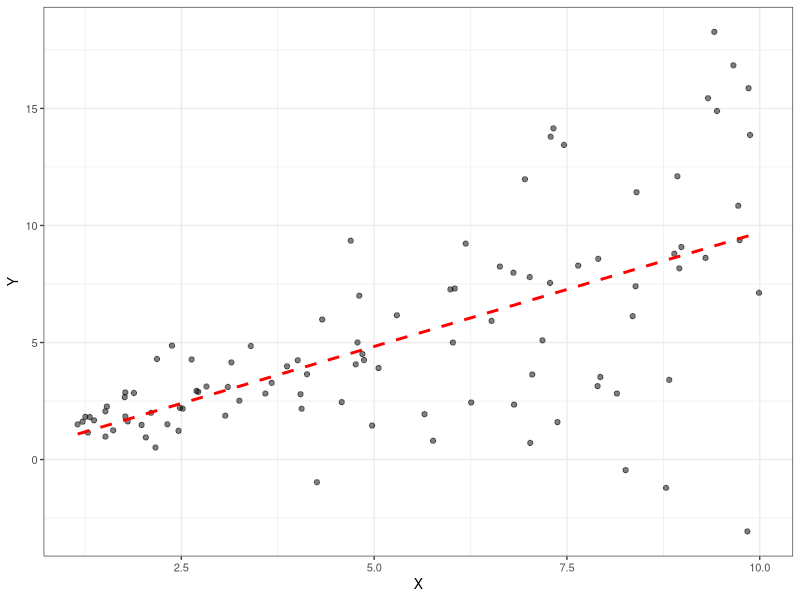

The R source for this figure: (Note: this script raises an error after producing the figure.)


# Clean up workspace -------------------------------------
rm(list=ls(all.names = TRUE))
gc()


#install.packages("ggplot2")
#install.packages("viridis")
library(ggplot2)
library(viridis)
library(tidyverse)

theme_set(theme_bw(base_size = 10,
                   base_family = "sans"))


set.seed(4242)

X <- runif(100, 1, 10)
normal <- rnorm(100,mean=0,sd=1)
u <- 0.5*X*normal
Y <- X + u
dat <- data.frame(X,Y)

lm.fit <- lm(Y~X, data=dat)
dat$resid <- residuals(lm.fit)
dat$resid2 <- dat$resid^2


# plots for conditional distribution

scatter <- ggplot(dat, aes(x=X, y=Y)) + 
  geom_point(alpha=0.5) +
  geom_smooth(formula=y~x, method="lm", linetype="dashed", color="red", fill=NA)


ggsave(file="plots/scatter.tiff", scatter, 
       device = tiff, width = 114.3, height = 88.9, units = "mm", limitsize = FALSE, dpi = 600)

ggsave(file="plots/scatter.jpeg", scatter, 
       device = jpeg, width = 114.3, height = 88.9, units = "mm", limitsize = FALSE, dpi = 600)


resid.sq <- ggplot(dat, aes(x=X, y=resid2)) + 
  geom_point(alpha=0.5) + 
  geom_hline(aes(yintercept=mean(resid2)), linetype="dashed", color="red", size=1) +
  stat_summary_bin(fun="mean",
                   binwidth=1,
                   color="blue",
                   geom="segment",
                   aes(xend=..x..-0.5,
                       yend=..y..),
                   size=1) +
  stat_summary_bin(fun="mean",
                   binwidth=1,
                   color="blue",
                   geom="segment",
                   aes(xend=..x..+0.5,
                       yend=..y..),
                   size=1) +
  labs(y=bquote(epsilon^2))

ggsave(file="plots/resid.sq.tiff", resid.sq, 
       device = tiff, width = 114.3, height = 88.9, units = "mm", limitsize = FALSE, dpi = 600)

ggsave(file="plots/resid.sq.jpeg", resid.sq, 
       device = jpeg, width = 114.3, height = 88.9, units = "mm", limitsize = FALSE, dpi = 600)


scatterbox <- ggplot(dat, aes(x=X, y=Y)) + 
  geom_point(alpha=0.5) +
  geom_boxplot(aes(group= cut_width(X,1)), outlier.shape=NA, varwidth=TRUE,fill="grey", color="black", alpha=0.5) +
  geom_quantile(formula=y~1,quantiles=c(0.25,0.75), size=1, linetype="dashed", color="red")   

ggsave(file="plots/scatterbox.tiff", scatterbox, 
       device = tiff, width = 114.3, height = 88.9, units = "mm", limitsize = FALSE, dpi = 600)

ggsave(file="plots/scatterbox.jpeg", scatterbox, 
       device = jpeg, width = 114.3, height = 88.9, units = "mm", limitsize = FALSE, dpi = 600)


## Plots for methods section

scatterbox_quant <- ggplot(dat, aes(x=X, y=Y)) + 
  geom_point(alpha=0.5, size=1) +
  geom_boxplot(aes(group= cut_width(X,1)), outlier.shape=NA, varwidth=TRUE,fill="grey", alpha=0.5) +
  geom_quantile(formula=y~x,quantiles=c(0.25,0.75), size=1, color="darkblue") 

ggsave(file="plots/scatterbox_quant.tiff", scatterbox_quant, 
       device = tiff, width = 114.3, height = 88.9, units = "mm", limitsize = FALSE, dpi = 600)

ggsave(file="plots/scatterbox_quant.jpeg", scatterbox_quant, 
       device = jpeg, width = 114.3, height = 88.9, units = "mm", limitsize = FALSE, dpi = 600)

resid.sq_pred <- ggplot(dat, aes(x=X, y=resid2)) + 
  geom_point(alpha=0.5)  +
  geom_smooth(formula=y~x, method="glm", method.args = list(family= Gamma (link=log)), fill=NA, color="darkblue",
              size=1) +
  geom_smooth(formula=y~x, method="lm", linetype="longdash", fill=NA, color="orange") +
  labs(y=bquote(epsilon^2))

ggsave(file="plots/resid.sq_pred.tiff", resid.sq_pred, 
       device = tiff, width = 114.3, height = 88.9, units = "mm", limitsize = FALSE, dpi = 600)

ggsave(file="plots/resid.sq_pred.jpeg", resid.sq_pred, 
       device = jpeg, width = 114.3, height = 88.9, units = "mm", limitsize = FALSE, dpi = 600)


#Define convenience functions

## Check for extreme outliers
is.extreme.Fun <- function(x) {
  return(x < quantile(x, 0.25, na.rm=TRUE) - 3 * IQR(x, na.rm=TRUE) | x > quantile(x, 0.75, na.rm=TRUE) + 3 * IQR(x, na.rm=TRUE))
}


set.seed(42)

## Plots for Simulation

## Simulate exponential variance

n_obs.1000 <- 1000

# Set nonrandom parameters

beta_0 <- 3
beta_1 <- 0.5
beta_2 <- 0.2
beta_3 <- -1
beta_4 <- -3

lambda_0 <- 2
lambda_1 <- 0.5
lambda_2 <- 0.2
lambda_3 <- -0.4
sigma <- 1

# Draw random data

x <- runif(n_obs.1000, 1, 10)
xx <- x^2
z <- rbinom(n_obs.1000,1,0.5)
xz <- x*z
u <- sqrt(exp(lambda_0 + lambda_1*x + lambda_2*z + lambda_3*x*z))*rnorm(n_obs.1000,mean=0,sd=sigma)
y <- beta_0+x*beta_1 + x^2*beta_2 + z*beta_3 + x*z*beta_4 + u
y.true <- beta_0+x*beta_1 + x^2*beta_2 + z*beta_3 + x*z*beta_4

expdf <- data.frame(x,xx,z,xz,u,y,y.true)


## Simulate quadratic variance

n_obs.1000 <- 1000

# Set nonrandom parameters

beta_0 <- 3
beta_1 <- 0.5
beta_2 <- 0.2
beta_3 <- -1
beta_4 <- -3

lambda_0 <- 5
lambda_1 <- 3
lambda_2 <- 1
lambda_3 <- -2
sigma <- 1

# Draw random data
x <- runif(n_obs.1000, 1, 10)
xx <- x^2
z <- rbinom(n_obs.1000,1,0.5)
xz <- x*z
u <- (lambda_0+lambda_1*x+lambda_2*z+lambda_3*x*z)*rnorm(n_obs.1000,mean=0,sd=sigma)
y <- beta_0+x*beta_1 + x^2*beta_2 + z*beta_3 + x*z*beta_4 + u
y.true <- beta_0+x*beta_1 + x^2*beta_2 + z*beta_3 + x*z*beta_4

lindf <- data.frame(x,xx,z,xz,u,y,y.true)



# Create plot

simdf <- rbind(data.frame(expdf, Scenario=rep("Scenario 6",1000)),
               data.frame(lindf, Scenario=rep("Scenario 7",1000)))
simdf$z <- factor(simdf$z, labels=c("z=0","z=1"))


simexample <- ggplot(simdf, aes(x=x,y=y, color=Scenario, linetype=z)) + 
  geom_point(size=0.2, alpha=0.5) +
  geom_line(aes(x=x, y=y.true), size=1) +
  facet_grid(z~Scenario) +
  scale_color_viridis(discrete = TRUE, begin=0.1, end=0.7, option="inferno") +
  scale_fill_viridis(discrete = TRUE, begin=0.1, end=0.7, option="inferno") +
  guides(shape = guide_legend(override.aes = list(alpha= 1)))




simexample

ggsave(file="plots/simexample.tiff", simexample, 
       device = tiff, width = 114.3, height = 88.9, units = "mm", limitsize = FALSE, dpi = 600)

ggsave(file="plots/simexample.jpeg", simexample, 
       device = jpeg, width = 114.3, height = 88.9, units = "mm", limitsize = FALSE, dpi = 600)


# I Scenario Null with Non-linear mean model --------------------------
## Load Data

est.long.30 <- readRDs(file="data/S3_Nullx2_est_long_30.rds")
est.30.agg <- readRDs(file="data/S3_Nullx2_est_agg_30.rds")
est.long.50 <- readRDs(file="data/S3_Nullx2_est_long_50.rds")
est.50.agg <- readRDs(file="data/S3_Nullx2_est_agg_50.rds")
est.long.1000 <- readRDs(file="data/S3_Nullx2_est_long_1000.rds")
est.1000.agg <- readRDs(file="data/S3_Nullx2_est_agg_1000.rds")

## Data preperation

est.n <- merge(est.long.30,est.long.50, by=c("repetition","model","coef.type"), suffixes=c(".30",".50"))
est.n <- merge(est.n, est.long.1000, by=c("repetition","model","coef.type"))
colnames(est.n)[(ncol(est.n)-8):ncol(est.n)] <- c( "coef.1000", "se.1000", "p.1000","true.1000", "bias.1000", "ci_lo.1000", "ci_hi.1000", "cover.1000", "reject.1000")
est.n.graph <- reshape(est.n, 
                       direction ="long", 
                       idvar= c("repetition","model","coef.type"), 
                       varying = 4:(ncol(est.n)),
                       timevar ="n_obs")
est.n.graph$coef.type <- sapply(strsplit(est.n.graph$coef.type,"_"),
                                function(vec) 
                                  do.call(sprintf, c(list("widehat(%s)[%s]"),vec
                                  )))
est.n.graph$n_obs <- factor(sprintf("n = %s",est.n.graph$n_obs),
                            levels=c("n = 30", "n = 50", "n = 1000"))
est.n.graph$model <- factor(est.n.graph$model,
                            levels=c("Two-Step", "ML", "REML","QR"))

est.n.agg <- merge(est.30.agg,est.50.agg, by=c("repetition","model","coef.type"), suffixes=c(".30",".50"))
est.n.agg <- merge(est.n.agg, est.1000.agg, by=c("repetition","model","coef.type"))
colnames(est.n.agg)[(ncol(est.n.agg)-12):ncol(est.n.agg)] <- sprintf("%s.1000",colnames(est.n.agg)[(ncol(est.n.agg)-12):ncol(est.n.agg)])
est.n.agg.graph <- reshape(est.n.agg, 
                           direction ="long", 
                           idvar= c("repetition","model","coef.type"), 
                           varying = 4:(ncol(est.n.agg)),
                           timevar ="n_obs")
est.n.agg.graph$coef.type <- sapply(strsplit(est.n.agg.graph$coef.type,"_"),
                                    function(vec) 
                                      do.call(sprintf, c(list("widehat(%s)[%s]"),vec
                                      )))
est.n.agg.graph$n_obs <- factor(sprintf("n = %s",est.n.agg.graph$n_obs),
                                levels=c("n = 30", "n = 50", "n = 1000"))
est.n.agg.graph$model <- factor(est.n.agg.graph$model,
                                levels=c("Two-Step", "ML", "REML","QR"))

## Delete temporary variables
rm(list=ls()[! (ls() %in% lsf.str() |ls() %in% c("est.n.agg.graph","est.n.graph"))])



## Histogram of lambda_1 for all n_obs ####

hist.coef.n <- ggplot(data=est.n.graph, aes(x=coef)) +
  geom_histogram(color="black", fill="grey",binwidth = function(x) 2 * IQR(x) / (length(x)^(1/3)),na.rm=T) + #Freedman-Diaconis Rule for binwidth
  labs(x="",y="f")

hist.coef.n %+% subset(est.n.graph, coef.type %in% "widehat(lambda)[1]") +
  facet_grid(n_obs~model) + 
  geom_vline(data=subset(est.n.agg.graph, coef.type %in% "widehat(lambda)[1]"), aes(xintercept=coef),
             size=1, linetype="dashed") +
  labs(x=bquote(widehat(lambda)[1]))                                           


## Boxplot of lambda_1 for all n_obs ####

box.coef.n <- ggplot(data=est.n.graph, aes(y=model, x=coef)) +
  geom_boxplot(width=0.5)  

box.coef.split <- box.coef.n %+% subset(est.n.graph, coef.type %in% "widehat(lambda)[1]") +
  facet_grid(n_obs~.) + 
  labs(x=bquote(widehat(lambda)[1]), y="method") + 
  geom_vline(data=subset(est.n.agg.graph, coef.type %in% "widehat(lambda)[1]"), aes(xintercept=0),
             size=0.5, color="grey", linetype="dashed")

ggsave(file="plots/S1-misspecified-boxplot.tiff", box.coef.split, 
       device = tiff, width = 114.3, height = 88.9, units = "mm", limitsize = FALSE, dpi = 600)

ggsave(file="plots/S1-misspecified-boxplot.jpeg", box.coef.split, 
       device = jpeg, width = 114.3, height = 88.9, units = "mm", limitsize = FALSE, dpi = 600)


## Check for outliers

est.n.graph.split <- split(est.n.graph, list(est.n.graph$n_obs, est.n.graph$coef.type, est.n.graph$model))
est.n.graph.split <- lapply(est.n.graph.split, transform, outlier = is.extreme.Fun(coef))
est.n.graph <- unsplit(est.n.graph.split,list(est.n.graph$n_obs, est.n.graph$coef.type, est.n.graph$model))

est.n.graph[which(est.n.graph$outlier),c("n_obs","coef.type","model","repetition","coef")]
est.n.graph[which(est.n.graph$outlier),c("coef")] <- NA

## Histogram without outlier

hist.coef.n <- ggplot(data=est.n.graph, aes(x=coef)) +
  geom_histogram(color="black", fill="grey",binwidth = function(x) 2 * IQR(x) / (length(x)^(1/3)),na.rm=T) + #Freedman-Diaconis Rule for binwidth
  labs(x="",y="f")

hist.coef.split <- hist.coef.n %+% subset(est.n.graph, coef.type %in% "widehat(lambda)[1]") +
  facet_grid(n_obs~model) +
  geom_vline(data=subset(est.n.agg.graph, coef.type %in% "widehat(lambda)[1]"), aes(xintercept=coef),
             size=1, linetype="dashed") +
  labs(x=bquote(widehat(lambda)[1]))


ggsave(file="plots/S1-misspecified-histogram.tiff", hist.coef.split, 
       device = tiff, width = 114.3, height = 88.9, units = "mm", limitsize = FALSE, dpi = 600)

ggsave(file="plots/S1-misspecified-histogram.jpeg", hist.coef.split, 
       device = jpeg, width = 114.3, height = 88.9, units = "mm", limitsize = FALSE, dpi = 600)


# II Scenario Null with vertical Outlier --------------------------
## Load Data

est.long.30 <- readRDs(file="data/S4_Nullout_est_long_30.rds")
est.30.agg <- readRDs(file="data/S4_Nullout_est_agg_30.rds")
est.long.50 <- readRDs(file="data/S4_Nullout_est_long_50.rds")
est.50.agg <- readRDs(file="data/S4_Nullout_est_agg_50.rds")
est.long.1000 <- readRDs(file="data/S4_Nullout_est_long_1000.rds")
est.1000.agg <- readRDs(file="data/S4_Nullout_est_agg_1000.rds")

## Data preperation

est.n <- merge(est.long.30,est.long.50, by=c("repetition","model","coef.type"), suffixes=c(".30",".50"))
est.n <- merge(est.n, est.long.1000, by=c("repetition","model","coef.type"))
colnames(est.n)[(ncol(est.n)-8):ncol(est.n)] <- c( "coef.1000", "se.1000", "p.1000","true.1000", "bias.1000", "ci_lo.1000", "ci_hi.1000", "cover.1000", "reject.1000")
est.n.graph <- reshape(est.n, 
                       direction ="long", 
                       idvar= c("repetition","model","coef.type"), 
                       varying = 4:(ncol(est.n)),
                       timevar ="n_obs")
est.n.graph$coef.type <- sapply(strsplit(est.n.graph$coef.type,"_"),
                                function(vec) 
                                  do.call(sprintf, c(list("widehat(%s)[%s]"),vec
                                  )))
est.n.graph$n_obs <- factor(sprintf("n = %s",est.n.graph$n_obs),
                            levels=c("n = 30", "n = 50", "n = 1000"))
est.n.graph$model <- factor(est.n.graph$model,
                            levels=c("Two-Step", "ML", "REML","QR"))

est.n.agg <- merge(est.30.agg,est.50.agg, by=c("repetition","model","coef.type"), suffixes=c(".30",".50"))
est.n.agg <- merge(est.n.agg, est.1000.agg, by=c("repetition","model","coef.type"))
colnames(est.n.agg)[(ncol(est.n.agg)-12):ncol(est.n.agg)] <- sprintf("%s.1000",colnames(est.n.agg)[(ncol(est.n.agg)-12):ncol(est.n.agg)])
est.n.agg.graph <- reshape(est.n.agg, 
                           direction ="long", 
                           idvar= c("repetition","model","coef.type"), 
                           varying = 4:(ncol(est.n.agg)),
                           timevar ="n_obs")
est.n.agg.graph$coef.type <- sapply(strsplit(est.n.agg.graph$coef.type,"_"),
                                    function(vec) 
                                      do.call(sprintf, c(list("widehat(%s)[%s]"),vec
                                      )))
est.n.agg.graph$n_obs <- factor(sprintf("n = %s",est.n.agg.graph$n_obs),
                                levels=c("n = 30", "n = 50", "n = 1000"))
est.n.agg.graph$model <- factor(est.n.agg.graph$model,
                                levels=c("Two-Step", "ML", "REML","QR"))

## Delete temporary variables
rm(list=ls()[! (ls() %in% lsf.str() |ls() %in% c("est.n.agg.graph","est.n.graph"))])

## Check for outliers

est.n.graph.split <- split(est.n.graph, list(est.n.graph$n_obs, est.n.graph$coef.type, est.n.graph$model))
est.n.graph.split <- lapply(est.n.graph.split, transform, outlier = is.extreme.Fun(coef))
est.n.graph <- unsplit(est.n.graph.split,list(est.n.graph$n_obs, est.n.graph$coef.type, est.n.graph$model))

est.n.graph[which(est.n.graph$outlier),c("n_obs","coef.type","model","repetition","coef","se")]

# the ML-fit for repetition 328 is extremely bad (-10^14 bzw. 10^15 statt 0) 
# and needs to be eliminated to allow for plotting; mean is also highly distorted

est.n.graph[which(abs(est.n.graph$coef) >= 100),c("coef","se")] <- NA
est.n.agg.graph[which(abs(est.n.agg.graph$coef) >= 100),c("coef","se")] <- NA


## Histogram of lambda_1 for all n_obs ####

hist.coef.n <- ggplot(data=est.n.graph, aes(x=coef)) +
  geom_histogram(color="black", fill="grey",binwidth = function(x) 2 * IQR(x) / (length(x)^(1/3)),na.rm=T) + #Freedman-Diaconis Rule for binwidth
  labs(x="",y="f")

hist.coef.split <- hist.coef.n %+% subset(est.n.graph, coef.type %in% "widehat(lambda)[1]") +
  facet_grid(n_obs~model) +
  geom_vline(data=subset(est.n.agg.graph, coef.type %in% "widehat(lambda)[1]"), aes(xintercept=coef),
             size=1, linetype="dashed") +
  labs(x=bquote(widehat(lambda)[1]))

ggsave(file="plots/verticaloutliers-histogram.tiff", hist.coef.split, 
       device = tiff, width = 114.3, height = 88.9, units = "mm", limitsize = FALSE, dpi = 600)

ggsave(file="plots/verticaloutliers-histogram.jpeg", hist.coef.split, 
       device = jpeg, width = 114.3, height = 88.9, units = "mm", limitsize = FALSE, dpi = 600)


## Boxplot of lambda_1 for all n_obs ####

box.coef.n <- ggplot(data=est.n.graph, aes(y=model, x=coef)) +
  geom_boxplot(width=0.5)  

box.coef.split <- box.coef.n %+% subset(est.n.graph, coef.type %in% "widehat(lambda)[1]") +
  facet_grid(n_obs~.) + 
  labs(x=bquote(widehat(lambda)[1]), y="method") + 
  geom_vline(data=subset(est.n.agg.graph, coef.type %in% "widehat(lambda)[1]"), aes(xintercept=0),
             size=0.5, color="grey", linetype="dashed")

ggsave(file="plots/verticaloutliers-boxplot.tiff", box.coef.split, 
       device = tiff, width = 114.3, height = 88.9, units = "mm", limitsize = FALSE, dpi = 600)

ggsave(file="plots/verticaloutliers-boxplot.jpeg", box.coef.split, 
       device = jpeg, width = 114.3, height = 88.9, units = "mm", limitsize = FALSE, dpi = 600)


# ## Histogram of se lambda_1 for all n_obs ####
# 
# hist.se.n <- ggplot(data=est.n.graph, aes(x=se)) +
#   geom_histogram(color="black", fill="grey",binwidth = function(x) 2 * IQR(x) / (length(x)^(1/3)),na.rm=T) + #Freedman-Diaconis Rule for binwidth
#   labs(x="",y="f")
# 
# hist.se.n %+% subset(est.n.graph, coef.type %in% "widehat(lambda)[1]" & model != "QR") +
#   facet_grid(n_obs~model) + 
#   geom_vline(data=subset(est.n.agg.graph, coef.type %in% "widehat(lambda)[1]" & model != "QR"), aes(xintercept=se),
#              size=1, linetype="dashed") +
#   labs(x=bquote(SE(widehat(lambda)[1])))                                            
# 
# 
# ## Boxplot of se lambda_1 for all n_obs ####
# 
# box.se.n <- ggplot(data=est.n.graph, aes(y=model, x=se)) +
#   geom_boxplot(width=0.5)  
# 
# box.se.n %+% subset(est.n.graph, (coef.type %in% "widehat(lambda)[1]" & model != "QR")) +
#   facet_grid(n_obs~.) + 
#   labs(x=bquote(SE(widehat(lambda)[1])), y="method") + 
#   geom_vline(data=subset(est.n.agg.graph, coef.type %in% "widehat(lambda)[1]" & model != "QR"), aes(xintercept=0),
#              size=0.5, color="grey", linetype="dashed")


## Relative %-Error in ModSE

est.n.agg.graph$relse <- 100*(est.n.agg.graph$modelse/est.n.agg.graph$empse-1)



# III Scenario 7 Lin ----------------------------------------

## Load Data

est.long.30 <- readRDs(file="data/S7_Lin_est_long_30.rds")
est.30.agg <- readRDs(file="data/S7_Lin_est_agg_long_30.rds")
est.long.50 <- readRDs(file="data/S7_Lin_est_long_50.rds")
est.50.agg <- readRDs(file="data/S7_Lin_est_agg_long_50.rds")
est.long.1000 <- readRDs(file="data/S7_Lin_est_long_1000.rds")
est.1000.agg <- readRDs(file="data/S7_Lin_est_agg_long_1000.rds")

## Prepare Data

## Data preperation

est.n <- merge(est.long.30,est.long.50, by=c("repetition","tau","coef.type"), suffixes=c(".30",".50"))
est.n <- merge(est.n, est.long.1000, by=c("repetition","tau","coef.type"))
colnames(est.n)[(ncol(est.n)-4):ncol(est.n)] <- c( "coef.1000", "se.1000", "true.1000", "ci_lo.1000", "ci_hi.1000")
est.n.graph <- reshape(est.n, 
                       direction ="long", 
                       idvar= c("repetition","tau","coef.type"), 
                       varying = 4:(ncol(est.n)),
                       timevar ="n_obs")
# est.n.graph$coef.type <- sapply(strsplit(est.n.graph$coef.type,"_"),
#                                 function(vec) 
#                                   do.call(sprintf, c(list("widehat(%s)[%s]"),vec
#                                   )))
est.n.graph$n_obs <- factor(sprintf("n = %s",est.n.graph$n_obs),
                            levels=c("n = 30", "n = 50", "n = 1000"))
# est.n.graph$model <- factor(est.n.graph$model,
#                             levels=c("Two-Step", "ML", "REML","QR"))


## Delete temporary variables
rm(list=ls()[! (ls() %in% lsf.str() |ls() %in% c("est.n.agg.graph","est.n.graph"))])

## Check for outliers

est.n.graph.split <- split(est.n.graph, list(est.n.graph$n_obs, est.n.graph$coef.type, est.n.graph$tau))
est.n.graph.split <- lapply(est.n.graph.split, transform, outlier = is.extreme.Fun(coef))
est.n.graph <- unsplit(est.n.graph.split,list(est.n.graph$n_obs, est.n.graph$coef.type, est.n.graph$tau))

est.n.graph[which(est.n.graph$outlier),c("n_obs","coef.type","tau","repetition","coef","se")]


# ## Histogram of beta_1 for all n_obs ####
# 
# hist.coef.n <- ggplot(data=est.n.graph, aes(x=coef)) +
#   geom_histogram(color="black", fill="grey",binwidth = function(x) 2 * IQR(x) / (length(x)^(1/3)),na.rm=T) + #Freedman-Diaconis Rule for binwidth
#   labs(x="",y="f")
# 
# hist.coef.n %+% subset(est.n.graph, coef.type %in% "x") +
#   facet_grid(n_obs~tau) + 
#   geom_vline(aes(xintercept=true),
#               size=1, color="blue", linetype="solid") +
#   labs(x=bquote(widehat(beta)[1]))
# 
# ## Boxplot of beta_1 for all n_obs ####
# 
# box.coef.n <- ggplot(data=est.n.graph, aes(y=tau, x=coef)) +
#   geom_boxplot(width=0.5)  
# 
# box.coef.n %+% subset(est.n.graph, coef.type %in% "x") +
#   facet_grid(n_obs~.) + 
#   labs(x=bquote(widehat(beta)[1]), y="Quantil") + 
#   geom_vline(aes(xintercept=true),
#             size=0.5, color="blue", linetype="solid")

# Calculate diff for each simulation
est.n.diff <- reshape(est.n.graph, direction = "wide",
                      idvar=c("repetition","coef.type","n_obs"),
                      timevar="tau")
est.n.diff$diff <- est.n.diff$coef.Tau75-est.n.diff$coef.Tau25
est.n.diff$truediff <- est.n.diff$true.Tau75-est.n.diff$true.Tau25


## Histogram of beta_1 diff ####

hist.coef.n <- ggplot(data=est.n.diff, aes(x=diff, color=n_obs, fill=n_obs)) +
  geom_histogram(alpha=0.4, position="identity",
                 binwidth = function(x) 2 * IQR(x) / (length(x)^(1/3)),na.rm=T) + #Freedman-Diaconis Rule for binwidth
  labs(x="",y="f")  +
  scale_color_viridis(discrete = TRUE, option="inferno", begin=0.2, end=0.7, direction=-1) +
  scale_fill_viridis(discrete = TRUE, option="inferno", begin=0.2, end=0.7, direction=-1)

hist.coef.split <- hist.coef.n %+% subset(est.n.diff, (coef.type %in% "x")) +
  geom_vline(aes(xintercept=truediff),
             size=1, color="black", linetype="dashed") +
  labs(x=bquote(widehat(beta)[1][tau[75]]-widehat(beta)[1][tau[25]]))


ggsave(file="plots/S3-lineardispersion-difference-histogram.tiff", hist.coef.split, 
       device = tiff, width = 114.3, height = 88.9, units = "mm", limitsize = FALSE, dpi = 600)

ggsave(file="plots/S3-lineardispersion-difference-histogram.jpeg", hist.coef.split, 
       device = jpeg, width = 114.3, height = 88.9, units = "mm", limitsize = FALSE, dpi = 600)



## Boxplot of all diffs #####

box.coef.n <- ggplot(data=est.n.diff, aes(x=diff, y=n_obs, color=n_obs, fill=n_obs)) +
  geom_boxplot(alpha=0.7, show.legend = FALSE) +
  geom_vline(aes(xintercept=truediff),
             size=0.5, linetype="dashed") +
  scale_color_viridis(discrete = TRUE, option="inferno", begin=0.2, end=0.7, direction=-1) +
  scale_fill_viridis(discrete = TRUE, option="inferno", begin=0.2, end=0.7, direction=-1)


box.coef.split <- box.coef.n %+% subset(est.n.diff, !(coef.type %in% "(Intercept)")) +
  facet_wrap(~coef.type, nrow=2, ncol=2, scales="free_x") + 
  labs(x=bquote(widehat(beta)[tau[75]]-widehat(beta)[tau[25]]), y ="")

ggsave(file="plots/S3-lineardispersion-difference-boxplot.tiff", hist.coef.split, 
       device = tiff, width = 114.3, height = 88.9, units = "mm", limitsize = FALSE, dpi = 600)

ggsave(file="plots/S3-lineardispersion-difference-boxplot.jpeg", hist.coef.split, 
       device = jpeg, width = 114.3, height = 88.9, units = "mm", limitsize = FALSE, dpi = 600)
